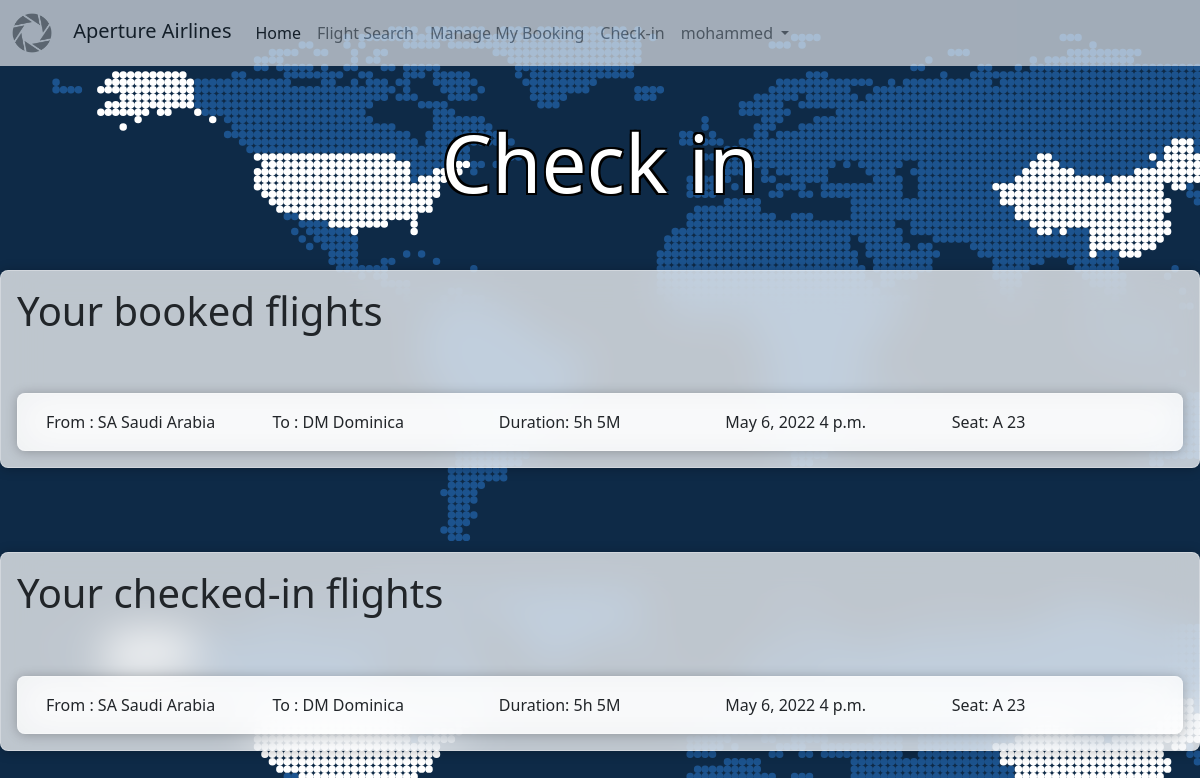
Screenshot of /CheckIn/ (signed in) with the database file from the repository.
### base/models.py (models this page shows, shortened)
class Flight(models.Model):
    Date = models.DateField()
    flight_time = models.TimeField(default='00:00')
    Source_City = CountryField()
    Destination_City = CountryField()
    Flight_type = models.CharField(max_length=30)
    Flight_Duration = models.CharField(max_length=30)
    Boarding_Time = models.CharField(max_length=30)

class Ticket(models.Model):
    SEAT_L = (
        ('A', 'A'),
        ('B', 'B'),
        ('C', 'C'),
        ('D', 'D'),
        ('E', 'E'),
        ('F', 'F'),
    )
    SEAT_N= (
        ('1', '1'),
        ('2', '2'),
        ('3', '3'),
        ('4', '4'),
        ('5', '5'),
        ('6', '6'),
        ('7', '7'),
        ('8', '8'),
        ('9', '9'),
        ('10', '10'),
    )
    CABIN =(
        ('First', 'First'),
        ('Economy', 'Economy'),
    )
    User = models.ForeignKey(User, on_delete=models.CASCADE, default="1")
    Seat_location = models.CharField(max_length=1, choices=SEAT_L)
    Ticket_class = models.CharField(max_length=100, choices=CABIN, default='First')
    Seat_Number = models.CharField(max_length=2, choices=SEAT_N)
    Date_of_Issue = models.DateField(default=datetime.today)
    Flight_Number = models.ForeignKey(Flight, on_delete=models.CASCADE)

### base/views.py (the view)
# urls.py: path('CheckIn/',views.check_in, name="check_in"),
def check_in(request):
    try:
        tkts = Ticket.objects.get(User = request.user)
        flight = Flight.objects.get(id = tkts.Flight_Number.id)
        return render(request,'check_in.html',{'flight':flight,'tkt':tkts})
    except:
        messages.error(request, 'There are no bookings')
        return redirect('home')

### templates/check_in.html
{% extends 'main.html' %}
{% load static %}
{% block content %}
    <h1 class="display-1 text-white text-center mt-5 " style="text-shadow: -2px -2px 0 #000, 2px -2px 0 #000, -2px 2px 0 #000, 2px 2px 0 #000;" > Check in </h1>
    <div class="check-in">
        <h4 class="display-6">Your booked flights</h4>
        <div class="check-in-list">
          <div class="container">
            <div class="row">
              <div class="col">
                  From :
                {{flight.Source_City}}
                {{flight.Source_City.name}}
              </div>
              <div class="col">
                  To :
                {{flight.Destination_City}}
                {{flight.Destination_City.name}}
              </div>
              <div class="col">
                Duration:
                {{flight.Flight_Duration}}
              </div>
              <div class="col">
                {{flight.Date}}
                {{flight.flight_time}}
              </div>
              <div class="col">
                Seat:
                {{tkt.Seat_location}}
                {{tkt.Seat_Number}}
              </div>
            </div>
            </div>
        </div>
    </div>
    <br>
    <div class="check-in">
        <h4 class="display-6">Your checked-in flights</h4>
        <div class="check-in-list">
          <div class="container">
            <div class="row">
              <div class="col">
                  From :
                {{flight.Source_City}}
                {{flight.Source_City.name}}
              </div>
              <div class="col">
                  To :
                {{flight.Destination_City}}
                {{flight.Destination_City.name}}
              </div>
              <div class="col">
                Duration:
                {{flight.Flight_Duration}}
              </div>
              <div class="col">
                {{flight.Date}}
                {{flight.flight_time}}
              </div>
              <div class="col">
                Seat:
                {{tkt.Seat_location}}
                {{tkt.Seat_Number}}
              </div>
            </div>
            </div>
        </div>
    </div>
{% endblock content %}

### templates/navbar.html (shortened to what this page needs)
{% load static %}
<nav class="navbar navbar-expand-lg navbar-light bg-light" style="opacity: 63%;">
    <div class="container-fluid">
      <a class="navbar-brand" href="/">
          <img src="{% static 'images/icon.png'%}" alt="" width="40px" height="40px" class="me-3">
          Aperture Airlines</a>
      <div class="collapse navbar-collapse" id="navbarSupportedContent">
        <ul class="navbar-nav me-auto mb-2 mb-lg-0">
          <li class="nav-item">
            <a class="nav-link active" aria-current="page" href="/">Home</a>
          </li>
          <li class="nav-item">
            <a class="nav-link" href="{% url 'flight_search'%}">Flight Search</a>
          </li>
          <li class="nav-item">
            <a class="nav-link" href="{% url 'manage_booking'%}">Manage My Booking</a>
          </li>
          <li class="nav-item">
            <a class="nav-link" href="{% url 'check_in'%}">Check-in</a>
          </li>
          {% if request.user.is_authenticated %}
          <li class="nav-item dropdown">
            <a class="nav-link dropdown-toggle" href="#" id="navbarDropdown" role="button" data-bs-toggle="dropdown" aria-expanded="false">
              {{user.username}}
            </a>
          </li>
          {% else %}
          <li class="nav-item">
          <a class="nav-link" href="{% url 'login' %}">Login</a>
          </li>
          {% endif %}
        </ul>
      </div>
    </div>
  </nav>

### static/styles/Style.css (style rules this page uses)
body { background-image: url("../images/World\ Map.svg"); background-color: whitesmoke; }
.check-in { max-width: 100%; width: 80rem; margin: auto; background-color: whitesmoke; padding: 1rem; margin-top: 5%; border-radius : 8px; backdrop-filter : blur(20px); background-color : rgba(255, 255, 255, 0.732); box-shadow : 0 1px 12px rgba(0, 0, 0, 0.25); border : 1px solid rgba(255, 255, 255, 0.3); }
.check-in-list { max-width: 100%; width: 80rem; margin: auto; background-color: whitesmoke; padding: 1rem; margin-top: 5%; border-radius : 8px; backdrop-filter : blur(20px); background-color : rgba(255, 255, 255, 0.732); box-shadow : 0 1px 12px rgba(0, 0, 0, 0.25); border : 1px solid rgba(255, 255, 255, 0.3); }

### rows the page displays
Flight: Source_City "SA", Source_City.name "Saudi Arabia", Destination_City "DM", Destination_City.name "Dominica", Flight_Duration "5h 5M", Date "May 6, 2022", flight_time "4 p.m."
Ticket: Seat_location "A", Seat_Number "23"

### other values shown
{{ user.username }} "mohammed"
